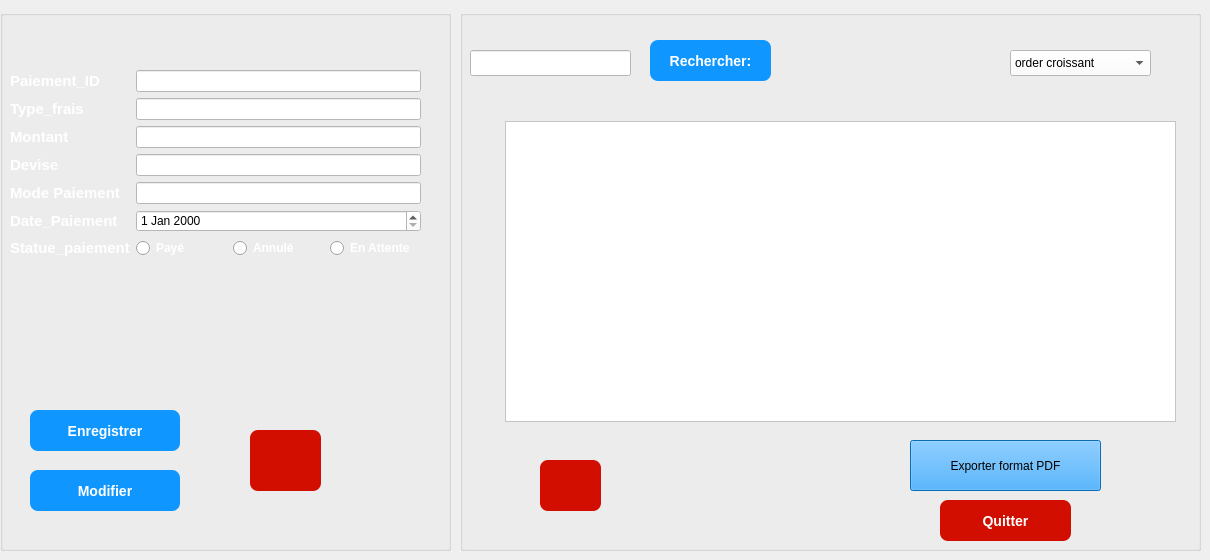
     <widget class="QWidget" name="stackedWidgetPage6">
      <widget class="QGroupBox" name="groupBox_Paiement_Form">
       <property name="geometry">
        <rect>
         <x>0</x>
         <y>10</y>
         <width>451</width>
         <height>541</height>
        </rect>
       </property>
       <property name="styleSheet">
        <string notr="true">background-color: rgb(0, 36, 168); border: #A8D3F0;
QGroupBox { border: 2px solid #2c3e50; border-radius: 15px; margin-top: 20px; font-weight: bold; color: #2c3e50; }
QGroupBox::title { subcontrol-origin: margin; subcontrol-position: top center; padding: 0 10px; }</string>
       </property>
       <property name="title">
        <string/>
       </property>
       <widget class="QWidget" name="formLayoutWidget_Utilisateur_2">
        <property name="geometry">
         <rect>
          <x>10</x>
          <y>60</y>
          <width>411</width>
          <height>281</height>
         </rect>
        </property>
        <layout class="QFormLayout" name="formLayout_Utilisateur_4">
         <item row="0" column="0">
          <widget class="QLabel" name="label_ID_Utilisateur_4">
           <property name="text">
            <string>&lt;html&gt;&lt;head/&gt;&lt;body&gt;&lt;p&gt;&lt;span style=&quot; font-size:11pt; font-weight:700; color:#ffffff;&quot;&gt;Paiement_ID&lt;/span&gt;&lt;/p&gt;&lt;/body&gt;&lt;/html&gt;</string>
           </property>
          </widget>
         </item>
         <item row="0" column="1">
          <widget class="QLineEdit" name="lineEdit_ID_Paiement">
           <property name="styleSheet">
            <string notr="true">background-color: rgb(255, 255, 255);</string>
           </property>
          </widget>
         </item>
         <item row="1" column="0">
          <widget class="QLabel" name="label_Nom_Utilisateur_4">
           <property name="text">
            <string>&lt;html&gt;&lt;head/&gt;&lt;body&gt;&lt;p&gt;&lt;span style=&quot; font-size:11pt; font-weight:700; color:#ffffff;&quot;&gt;Type_frais&lt;/span&gt;&lt;/p&gt;&lt;/body&gt;&lt;/html&gt;</string>
           </property>
          </widget>
         </item>
         <item row="1" column="1">
          <widget class="QLineEdit" name="lineEdit_Type">
           <property name="styleSheet">
            <string notr="true">background-color: rgb(255, 255, 255);</string>
           </property>
          </widget>
         </item>
         <item row="2" column="0">
          <widget class="QLabel" name="label_Email_Utilisateur_4">
           <property name="text">
            <string>&lt;html&gt;&lt;head/&gt;&lt;body&gt;&lt;p&gt;&lt;span style=&quot; font-size:11pt; font-weight:700; color:#ffffff;&quot;&gt;Montant&lt;/span&gt;&lt;/p&gt;&lt;/body&gt;&lt;/html&gt;</string>
           </property>
          </widget>
         </item>
         <item row="2" column="1">
          <widget class="QLineEdit" name="lineEdit_Montant">
           <property name="styleSheet">
            <string notr="true">background-color: rgb(255, 255, 255);</string>
           </property>
          </widget>
         </item>
         <item row="3" column="0">
          <widget class="QLabel" name="label_Mdp_Utilisateur_4">
           <property name="text">
            <string>&lt;html&gt;&lt;head/&gt;&lt;body&gt;&lt;p&gt;&lt;span style=&quot; font-size:11pt; font-weight:700; color:#ffffff;&quot;&gt;Devise&lt;/span&gt;&lt;/p&gt;&lt;/body&gt;&lt;/html&gt;</string>
           </property>
          </widget>
         </item>
         <item row="4" column="0">
          <widget class="QLabel" name="label_Mot_de_passe_4">
           <property name="text">
            <string>&lt;html&gt;&lt;head/&gt;&lt;body&gt;&lt;p&gt;&lt;span style=&quot; font-size:11pt; font-weight:700; color:#ffffff;&quot;&gt;Mode Paiement&lt;/span&gt;&lt;/p&gt;&lt;/body&gt;&lt;/html&gt;</string>
           </property>
          </widget>
         </item>
         <item row="4" column="1">
          <widget class="QLineEdit" name="lineEdit_ModePaiement">
           <property name="styleSheet">
            <string notr="true">background-color: rgb(255, 255, 255);</string>
           </property>
          </widget>
         </item>
         <item row="5" column="0">
          <widget class="QLabel" name="label_Role_Utilisateur_5">
           <property name="text">
            <string>&lt;html&gt;&lt;head/&gt;&lt;body&gt;&lt;p&gt;&lt;span style=&quot; font-size:11pt; font-weight:700; color:#ffffff;&quot;&gt;Date_Paiement&lt;/span&gt;&lt;/p&gt;&lt;/body&gt;&lt;/html&gt;</string>
           </property>
          </widget>
         </item>
         <item row="5" column="1">
          <widget class="QDateEdit" name="dateEdit">
           <property name="styleSheet">
            <string notr="true">background-color: rgb(255, 255, 255);</string>
           </property>
          </widget>
         </item>
         <item row="6" column="0">
          <widget class="QLabel" name="label_num_4">
           <property name="text">
            <string>&lt;html&gt;&lt;head/&gt;&lt;body&gt;&lt;p&gt;&lt;span style=&quot; font-size:11pt; font-weight:700; color:#ffffff;&quot;&gt;Statue_paiement&lt;/span&gt;&lt;/p&gt;&lt;/body&gt;&lt;/html&gt;</string>
           </property>
          </widget>
         </item>
         <item row="6" column="1">
          <layout class="QHBoxLayout" name="horizontalLayout_Role_4">
           <item>
            <widget class="QRadioButton" name="radioButton_paye">
             <property name="styleSheet">
              <string notr="true">color: white; font-weight: bold;</string>
             </property>
             <property name="text">
              <string>Payé</string>
             </property>
            </widget>
           </item>
           <item>
            <widget class="QRadioButton" name="radioButton_annule">
             <property name="styleSheet">
              <string notr="true">color: white; font-weight: bold;</string>
             </property>
             <property name="text">
              <string>Annulé</string>
             </property>
            </widget>
           </item>
           <item>
            <widget class="QRadioButton" name="radioButton_attente">
             <property name="styleSheet">
              <string notr="true">color: white; font-weight: bold;</string>
             </property>
             <property name="text">
              <string>En Attente</string>
             </property>
            </widget>
           </item>
          </layout>
         </item>
         <item row="3" column="1">
          <widget class="QLineEdit" name="lineEdit_Devise">
           <property name="styleSheet">
            <string notr="true">background-color: rgb(255, 255, 255);</string>
           </property>
          </widget>
         </item>
        </layout>
       </widget>
       <widget class="QPushButton" name="btn_Annuler_paiement">
        <property name="geometry">
         <rect>
          <x>250</x>
          <y>420</y>
          <width>71</width>
          <height>61</height>
         </rect>
        </property>
        <property name="styleSheet">
         <string notr="true">QPushButton {

	background-color: rgb(209, 14, 0);
	
    color: white;
    border: none;
    border-radius: 8px;
    padding: 8px 20px;
    font-size: 14px;
    font-weight: bold;
}

QPushButton:hover {
      /* darker on hover */
	background-color: rgb(140, 0, 0);
}
</string>
        </property>
        <property name="text">
         <string/>
        </property>
        <property name="icon">
         <iconset theme="QIcon::ThemeIcon::EditClear"/>
        </property>
       </widget>
       <widget class="QPushButton" name="btn_Modifier_paiement">
        <property name="geometry">
         <rect>
          <x>30</x>
          <y>460</y>
          <width>150</width>
          <height>41</height>
         </rect>
        </property>
        <property name="styleSheet">
         <string notr="true">QPushButton {
    background-color: rgb(16, 151, 255);   /* normal state */
    color: white;
    border: none;
    border-radius: 8px;
    padding: 8px 20px;
    font-size: 14px;
    font-weight: bold;
}

QPushButton:hover {
    background-color: #059669;   /* darker on hover */
}
</string>
        </property>
        <property name="text">
         <string>Modifier</string>
        </property>
       </widget>
       <widget class="QPushButton" name="btn_Enregistrer_paiement">
        <property name="geometry">
         <rect>
          <x>30</x>
          <y>400</y>
          <width>150</width>
          <height>41</height>
         </rect>
        </property>
        <property name="minimumSize">
         <size>
          <width>0</width>
          <height>0</height>
         </size>
        </property>
        <property name="styleSheet">
         <string notr="true">QPushButton {
    background-color: rgb(16, 151, 255);   /* normal state */
    color: white;
    border: none;
    border-radius: 8px;
    padding: 8px 20px;
    font-size: 14px;
    font-weight: bold;
}

QPushButton:hover {
    background-color: #059669;   /* darker on hover */
}
</string>
        </property>
        <property name="text">
         <string>Enregistrer</string>
        </property>
       </widget>
      </widget>
      <widget class="QGroupBox" name="groupBox_Session_List_2">
       <property name="geometry">
        <rect>
         <x>460</x>
         <y>10</y>
         <width>741</width>
         <height>541</height>
        </rect>
       </property>
       <property name="styleSheet">
        <string notr="true">background-color: rgb(0, 36, 168);
border: #A8D3F0;
/* Style pour tous les GroupBox */
QGroupBox {
    border: 2px solid #2c3e50; /* Couleur de la bordure */
    border-radius: 15px;      /* Même arrondi que les boutons */
    margin-top: 20px;         /* Espace pour le titre en haut */
    font-weight: bold;
    color: #2c3e50;
}
/* Style spécifique pour le titre du GroupBox */
QGroupBox::title {
    subcontrol-origin: margin;
    subcontrol-position: top center; /* Place le titre en haut au centre */
    padding: 0 10px;
}</string>
       </property>
       <property name="title">
        <string/>
       </property>
       <widget class="QLineEdit" name="lineEdit_recherchPaiement">
        <property name="geometry">
         <rect>
          <x>10</x>
          <y>40</y>
          <width>161</width>
          <height>26</height>
         </rect>
        </property>
        <property name="styleSheet">
         <string notr="true">background-color: rgb(255, 255, 255);</string>
        </property>
       </widget>
       <widget class="QComboBox" name="comboBoxPaiement">
        <property name="geometry">
         <rect>
          <x>550</x>
          <y>40</y>
          <width>141</width>
          <height>26</height>
         </rect>
        </property>
        <property name="palette">
         <palette>
          <active>
           <colorrole role="WindowText">
            <brush brushstyle="SolidPattern">
             <color alpha="255">
              <red>0</red>
              <green>0</green>
              <blue>0</blue>
             </color>
            </brush>
           </colorrole>
           <colorrole role="Button">
            <brush brushstyle="SolidPattern">
             <color alpha="255">
              <red>255</red>
              <green>255</green>
              <blue>255</blue>
             </color>
            </brush>
           </colorrole>
           <colorrole role="Light">
            <brush brushstyle="SolidPattern">
             <color alpha="255">
              <red>255</red>
              <green>255</green>
              <blue>255</blue>
             </color>
            </brush>
           </colorrole>
           <colorrole role="Midlight">
            <brush brushstyle="SolidPattern">
             <color alpha="255">
              <red>255</red>
              <green>255</green>
              <blue>255</blue>
             </color>
            </brush>
           </colorrole>
           <colorrole role="Dark">
            <brush brushstyle="SolidPattern">
             <color alpha="255">
              <red>127</red>
              <green>127</green>
              <blue>127</blue>
             </color>
            </brush>
           </colorrole>
           <colorrole role="Mid">
            <brush brushstyle="SolidPattern">
             <color alpha="255">
              <red>170</red>
              <green>170</green>
              <blue>170</blue>
             </color>
            </brush>
           </colorrole>
           <colorrole role="Text">
            <brush brushstyle="SolidPattern">
             <color alpha="255">
              <red>0</red>
              <green>0</green>
              <blue>0</blue>
             </color>
            </brush>
           </colorrole>
           <colorrole role="BrightText">
            <brush brushstyle="SolidPattern">
             <color alpha="255">
              <red>255</red>
              <green>255</green>
              <blue>255</blue>
             </color>
            </brush>
           </colorrole>
           <colorrole role="ButtonText">
            <brush brushstyle="SolidPattern">
             <color alpha="255">
              <red>0</red>
              <green>0</green>
              <blue>0</blue>
             </color>
            </brush>
           </colorrole>
           <colorrole role="Base">
            <brush brushstyle="SolidPattern">
             <color alpha="255">
              <red>255</red>
              <green>255</green>
              <blue>255</blue>
             </color>
            </brush>
           </colorrole>
           <colorrole role="Window">
            <brush brushstyle="SolidPattern">
             <color alpha="255">
              <red>255</red>
              <green>255</green>
              <blue>255</blue>
             </color>
            </brush>
           </colorrole>
           <colorrole role="Shadow">
            <brush brushstyle="SolidPattern">
             <color alpha="255">
              <red>0</red>
              <green>0</green>
              <blue>0</blue>
             </color>
            </brush>
           </colorrole>
           <colorrole role="AlternateBase">
            <brush brushstyle="SolidPattern">
             <color alpha="255">
              <red>255</red>
              <green>255</green>
              <blue>255</blue>
             </color>
            </brush>
           </colorrole>
           <colorrole role="ToolTipBase">
            <brush brushstyle="SolidPattern">
             <color alpha="255">
              <red>255</red>
              <green>255</green>
              <blue>220</blue>
             </color>
            </brush>
           </colorrole>
           <colorrole role="ToolTipText">
            <brush brushstyle="SolidPattern">
             <color alpha="255">
              <red>0</red>
              <green>0</green>
              <blue>0</blue>
             </color>
            </brush>
           </colorrole>
           <colorrole role="PlaceholderText">
            <brush brushstyle="SolidPattern">
             <color alpha="127">
              <red>0</red>
              <green>0</green>
              <blue>0</blue>
             </color>
            </brush>
           </colorrole>
           <colorrole role="Accent">
            <brush brushstyle="SolidPattern">
             <color alpha="255">
              <red>255</red>
              <green>255</green>
              <blue>255</blue>
             </color>
            </brush>
           </colorrole>
          </active>
          <inactive>
           <colorrole role="WindowText">
            <brush brushstyle="SolidPattern">
             <color alpha="255">
              <red>0</red>
              <green>0</green>
              <blue>0</blue>
             </color>
            </brush>
           </colorrole>
           <colorrole role="Button">
            <brush brushstyle="SolidPattern">
             <color alpha="255">
              <red>255</red>
              <green>255</green>
              <blue>255</blue>
             </color>
            </brush>
           </colorrole>
           <colorrole role="Light">
            <brush brushstyle="SolidPattern">
             <color alpha="255">
              <red>255</red>
              <green>255</green>
              <blue>255</blue>
             </color>
            </brush>
           </colorrole>
           <colorrole role="Midlight">
            <brush brushstyle="SolidPattern">
             <color alpha="255">
              <red>255</red>
              <green>255</green>
              <blue>255</blue>
             </color>
            </brush>
           </colorrole>
           <colorrole role="Dark">
            <brush brushstyle="SolidPattern">
             <color alpha="255">
              <red>127</red>
              <green>127</green>
              <blue>127</blue>
             </color>
            </brush>
           </colorrole>
           <colorrole role="Mid">
            <brush brushstyle="SolidPattern">
             <color alpha="255">
              <red>170</red>
              <green>170</green>
              <blue>170</blue>
             </color>
            </brush>
           </colorrole>
           <colorrole role="Text">
            <brush brushstyle="SolidPattern">
             <color alpha="255">
              <red>0</red>
              <green>0</green>
              <blue>0</blue>
             </color>
            </brush>
           </colorrole>
           <colorrole role="BrightText">
            <brush brushstyle="SolidPattern">
             <color alpha="255">
              <red>255</red>
              <green>255</green>
              <blue>255</blue>
             </color>
            </brush>
           </colorrole>
           <colorrole role="ButtonText">
            <brush brushstyle="SolidPattern">
             <color alpha="255">
              <red>0</red>
              <green>0</green>
              <blue>0</blue>
             </color>
            </brush>
           </colorrole>
           <colorrole role="Base">
            <brush brushstyle="SolidPattern">
             <color alpha="255">
              <red>255</red>
              <green>255</green>
              <blue>255</blue>
             </color>
            </brush>
           </colorrole>
           <colorrole role="Window">
            <brush brushstyle="SolidPattern">
             <color alpha="255">
              <red>255</red>
              <green>255</green>
              <blue>255</blue>
             </color>
            </brush>
           </colorrole>
           <colorrole role="Shadow">
            <brush brushstyle="SolidPattern">
             <color alpha="255">
              <red>0</red>
              <green>0</green>
              <blue>0</blue>
             </color>
            </brush>
           </colorrole>
           <colorrole role="AlternateBase">
            <brush brushstyle="SolidPattern">
             <color alpha="255">
              <red>255</red>
              <green>255</green>
              <blue>255</blue>
             </color>
            </brush>
           </colorrole>
           <colorrole role="ToolTipBase">
            <brush brushstyle="SolidPattern">
             <color alpha="255">
              <red>255</red>
              <green>255</green>
              <blue>220</blue>
             </color>
            </brush>
           </colorrole>
           <colorrole role="ToolTipText">
            <brush brushstyle="SolidPattern">
             <color alpha="255">
              <red>0</red>
              <green>0</green>
              <blue>0</blue>
             </color>
            </brush>
           </colorrole>
           <colorrole role="PlaceholderText">
            <brush brushstyle="SolidPattern">
             <color alpha="127">
              <red>0</red>
              <green>0</green>
              <blue>0</blue>
             </color>
            </brush>
           </colorrole>
           <colorrole role="Accent">
            <brush brushstyle="SolidPattern">
             <color alpha="255">
              <red>255</red>
              <green>255</green>
              <blue>255</blue>
             </color>
            </brush>
           </colorrole>
          </inactive>
          <disabled>
           <colorrole role="WindowText">
            <brush brushstyle="SolidPattern">
             <color alpha="255">
              <red>127</red>
              <green>127</green>
              <blue>127</blue>
             </color>
            </brush>
           </colorrole>
           <colorrole role="Button">
            <brush brushstyle="SolidPattern">
             <color alpha="255">
              <red>255</red>
              <green>255</green>
              <blue>255</blue>
             </color>
            </brush>
           </colorrole>
           <colorrole role="Light">
            <brush brushstyle="SolidPattern">
             <color alpha="255">
              <red>255</red>
              <green>255</green>
              <blue>255</blue>
             </color>
            </brush>
           </colorrole>
           <colorrole role="Midlight">
            <brush brushstyle="SolidPattern">
             <color alpha="255">
              <red>255</red>
              <green>255</green>
              <blue>255</blue>
             </color>
            </brush>
           </colorrole>
           <colorrole role="Dark">
            <brush brushstyle="SolidPattern">
             <color alpha="255">
              <red>127</red>
              <green>127</green>
              <blue>127</blue>
             </color>
            </brush>
           </colorrole>
           <colorrole role="Mid">
            <brush brushstyle="SolidPattern">
             <color alpha="255">
              <red>170</red>
              <green>170</green>
              <blue>170</blue>
             </color>
            </brush>
           </colorrole>
           <colorrole role="Text">
            <brush brushstyle="SolidPattern">
             <color alpha="255">
              <red>127</red>
              <green>127</green>
              <blue>127</blue>
             </color>
            </brush>
           </colorrole>
           <colorrole role="BrightText">
            <brush brushstyle="SolidPattern">
             <color alpha="255">
              <red>255</red>
              <green>255</green>
              <blue>255</blue>
             </color>
            </brush>
           </colorrole>
           <colorrole role="ButtonText">
            <brush brushstyle="SolidPattern">
             <color alpha="255">
              <red>127</red>
              <green>127</green>
              <blue>127</blue>
             </color>
            </brush>
           </colorrole>
           <colorrole role="Base">
            <brush brushstyle="SolidPattern">
             <color alpha="255">
              <red>255</red>
              <green>255</green>
              <blue>255</blue>
             </color>
            </brush>
           </colorrole>
           <colorrole role="Window">
            <brush brushstyle="SolidPattern">
             <color alpha="255">
              <red>255</red>
              <green>255</green>
              <blue>255</blue>
             </color>
            </brush>
           </colorrole>
           <colorrole role="Shadow">
            <brush brushstyle="SolidPattern">
             <color alpha="255">
              <red>0</red>
              <green>0</green>
              <blue>0</blue>
             </color>
            </brush>
           </colorrole>
           <colorrole role="AlternateBase">
            <brush brushstyle="SolidPattern">
             <color alpha="255">
              <red>255</red>
              <green>255</green>
              <blue>255</blue>
             </color>
            </brush>
           </colorrole>
           <colorrole role="ToolTipBase">
            <brush brushstyle="SolidPattern">
             <color alpha="255">
              <red>255</red>
              <green>255</green>
              <blue>220</blue>
             </color>
            </brush>
           </colorrole>
           <colorrole role="ToolTipText">
            <brush brushstyle="SolidPattern">
             <color alpha="255">
              <red>0</red>
              <green>0</green>
              <blue>0</blue>
             </color>
            </brush>
           </colorrole>
           <colorrole role="PlaceholderText">
            <brush brushstyle="SolidPattern">
             <color alpha="127">
              <red>127</red>
              <green>127</green>
              <blue>127</blue>
             </color>
            </brush>
           </colorrole>
           <colorrole role="Accent">
            <brush brushstyle="SolidPattern">
             <color alpha="255">
              <red>255</red>
              <green>255</green>
              <blue>255</blue>
             </color>
            </brush>
           </colorrole>
          </disabled>
         </palette>
        </property>
        <property name="styleSheet">
         <string notr="true">background-color: rgb(255, 255, 255);</string>
        </property>
        <item>
         <property name="text">
          <string>order croissant</string>
         </property>
        </item>
        <item>
         <property name="text">
          <string>order decroissant</string>
         </property>
        </item>
       </widget>
       <widget class="QPushButton" name="pushButton_supprimer_paiement">
        <property name="geometry">
         <rect>
          <x>80</x>
          <y>450</y>
          <width>61</width>
          <height>51</height>
         </rect>
        </property>
        <property name="styleSheet">
         <string notr="true">QPushButton {

	background-color: rgb(209, 14, 0);

	
    color: white;
    border: none;
    border-radius: 8px;
    padding: 8px 20px;
    font-size: 14px;
    font-weight: bold;
}

QPushButton:hover {
      /* darker on hover */
	background-color: rgb(209, 14, 0);
;
}
</string>
        </property>
        <property name="text">
         <string/>
        </property>
        <property name="icon">
         <iconset theme="QIcon::ThemeIcon::EditDelete"/>
        </property>
       </widget>
       <widget class="QTableView" name="tablePaiement">
        <property name="geometry">
         <rect>
          <x>45</x>
          <y>111</y>
          <width>671</width>
          <height>301</height>
         </rect>
        </property>
        <property name="styleSheet">
         <string notr="true">background-color: rgb(255, 255, 255);</string>
        </property>
       </widget>
       <widget class="QPushButton" name="pushButton_recherche_5">
        <property name="geometry">
         <rect>
          <x>190</x>
          <y>30</y>
          <width>121</width>
          <height>41</height>
         </rect>
        </property>
        <property name="styleSheet">
         <string notr="true">QPushButton {
    background-color: rgb(16, 151, 255);   /* normal state */
    color: white;
    border: none;
    border-radius: 8px;
    padding: 8px 20px;
    font-size: 14px;
    font-weight: bold;
}

QPushButton:hover {
    background-color: #059669;   /* darker on hover */
}
</string>
        </property>
        <property name="text">
         <string>Rechercher:</string>
        </property>
        <property name="icon">
         <iconset theme="QIcon::ThemeIcon::EditFind"/>
        </property>
       </widget>
       <widget class="QPushButton" name="quitterSession_2">
        <property name="geometry">
         <rect>
          <x>480</x>
          <y>490</y>
          <width>131</width>
          <height>41</height>
         </rect>
        </property>
        <property name="styleSheet">
         <string notr="true">QPushButton {

	background-color: rgb(209, 14, 0);
	
    color: white;
    border: none;
    border-radius: 8px;
    padding: 8px 20px;
    font-size: 14px;
    font-weight: bold;
}

QPushButton:hover {
      /* darker on hover */
	background-color: rgb(140, 0, 0);
}

</string>
        </property>
        <property name="text">
         <string>Quitter</string>
        </property>
       </widget>
       <widget class="QPushButton" name="expoSession_2">
        <property name="geometry">
         <rect>
          <x>450</x>
          <y>430</y>
          <width>191</width>
          <height>51</height>
         </rect>
        </property>
        <property name="styleSheet">
         <string notr="true">background-color: rgb(16, 151, 255);
</string>
        </property>
        <property name="text">
         <string>Exporter format PDF</string>
        </property>
       </widget>
      </widget>
     </widget>
